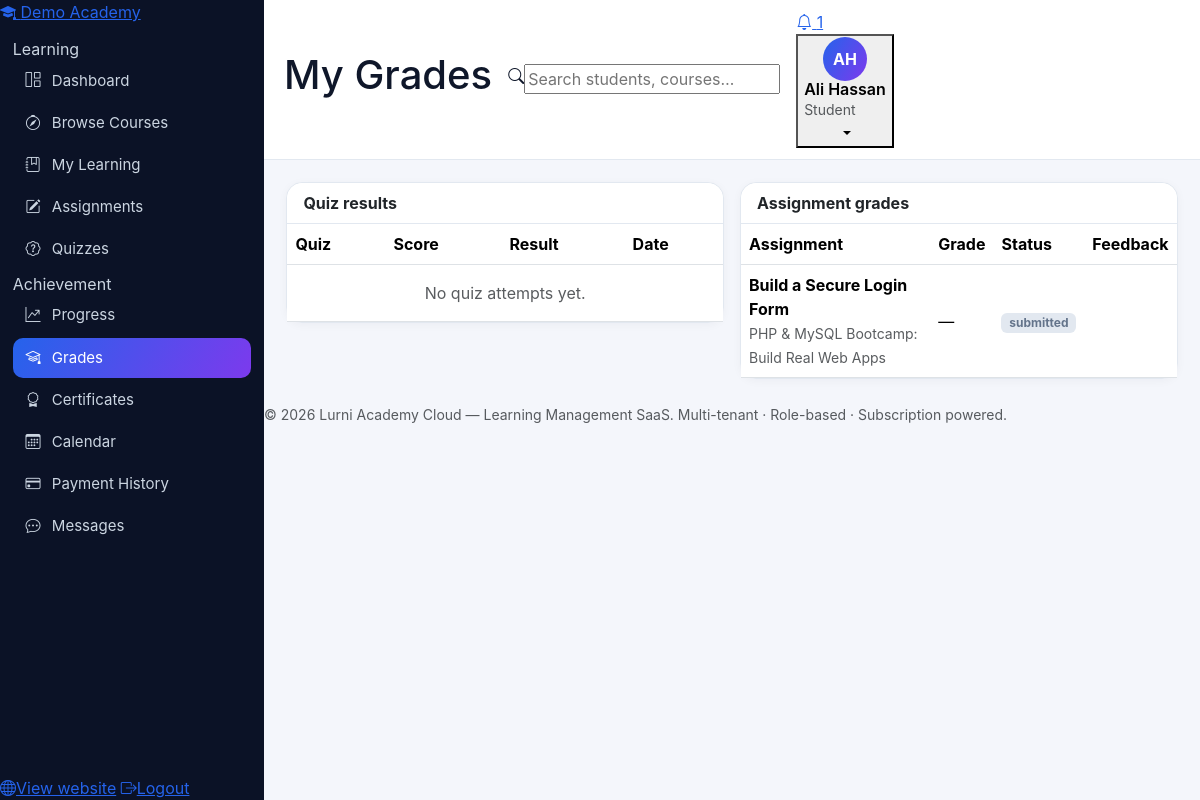
Page /student/grades.php (signed in) on the committed database.
### tables this page shows
CREATE TABLE tenants (
  id INT UNSIGNED AUTO_INCREMENT PRIMARY KEY,
  name VARCHAR(160) NOT NULL,
  slug VARCHAR(160) NOT NULL UNIQUE,
  org_type ENUM('academy','school','university','training_center','individual') NOT NULL DEFAULT 'academy',
  email VARCHAR(190) NULL,
  phone VARCHAR(40) NULL,
  website VARCHAR(190) NULL,
  country VARCHAR(80) NULL,
  logo VARCHAR(255) NULL,
  status ENUM('active','suspended','cancelled') NOT NULL DEFAULT 'active',
  created_at DATETIME NOT NULL DEFAULT CURRENT_TIMESTAMP,
  updated_at DATETIME NOT NULL DEFAULT CURRENT_TIMESTAMP ON UPDATE CURRENT_TIMESTAMP
);

CREATE TABLE submissions (
  id INT UNSIGNED AUTO_INCREMENT PRIMARY KEY,
  tenant_id INT UNSIGNED NOT NULL,
  assignment_id INT UNSIGNED NOT NULL,
  student_id INT UNSIGNED NOT NULL,
  attempt_no SMALLINT NOT NULL DEFAULT 1,
  content TEXT NULL,
  file_path VARCHAR(255) NULL,
  status ENUM('submitted','graded','late') NOT NULL DEFAULT 'submitted',
  grade DECIMAL(6,2) NULL,
  feedback TEXT NULL,
  graded_by INT UNSIGNED NULL,
  submitted_at DATETIME NOT NULL DEFAULT CURRENT_TIMESTAMP,
  graded_at DATETIME NULL,
  KEY idx_subm_assignment_student (assignment_id, student_id),
  CONSTRAINT fk_subm_tenant FOREIGN KEY (tenant_id) REFERENCES tenants(id) ON DELETE CASCADE,
  CONSTRAINT fk_subm_assignment FOREIGN KEY (assignment_id) REFERENCES assignments(id) ON DELETE CASCADE,
  CONSTRAINT fk_subm_student FOREIGN KEY (student_id) REFERENCES students(id) ON DELETE CASCADE
);

CREATE TABLE assignments (
  id INT UNSIGNED AUTO_INCREMENT PRIMARY KEY,
  tenant_id INT UNSIGNED NOT NULL,
  course_id INT UNSIGNED NOT NULL,
  created_by INT UNSIGNED NULL,
  title VARCHAR(190) NOT NULL,
  instructions TEXT NULL,
  due_date DATETIME NULL,
  max_points SMALLINT NOT NULL DEFAULT 100,
  allow_resubmission TINYINT(1) NOT NULL DEFAULT 0,
  created_at DATETIME NOT NULL DEFAULT CURRENT_TIMESTAMP,
  CONSTRAINT fk_asg_tenant FOREIGN KEY (tenant_id) REFERENCES tenants(id) ON DELETE CASCADE,
  CONSTRAINT fk_asg_course FOREIGN KEY (course_id) REFERENCES courses(id) ON DELETE CASCADE
);

CREATE TABLE courses (
  id INT UNSIGNED AUTO_INCREMENT PRIMARY KEY,
  tenant_id INT UNSIGNED NOT NULL,
  instructor_id INT UNSIGNED NULL,
  category_id INT UNSIGNED NULL,
  title VARCHAR(190) NOT NULL,
  slug VARCHAR(190) NOT NULL,
  subtitle VARCHAR(255) NULL,
  description TEXT NULL,
  objectives TEXT NULL,
  requirements TEXT NULL,
  thumbnail VARCHAR(255) NULL,
  level ENUM('beginner','intermediate','advanced','all_levels') NOT NULL DEFAULT 'beginner',
  price DECIMAL(10,2) NOT NULL DEFAULT 0,
  old_price DECIMAL(10,2) NULL,
  language VARCHAR(60) NOT NULL DEFAULT 'English',
  rating DECIMAL(3,2) NOT NULL DEFAULT 0,
  status ENUM('draft','published','archived') NOT NULL DEFAULT 'draft',
  approval_status ENUM('pending','approved','rejected') NOT NULL DEFAULT 'approved',
  visibility ENUM('public','unlisted','private') NOT NULL DEFAULT 'public',
  is_featured TINYINT(1) NOT NULL DEFAULT 0,
  duration_minutes INT UNSIGNED NOT NULL DEFAULT 0,
  created_at DATETIME NOT NULL DEFAULT CURRENT_TIMESTAMP,
  updated_at DATETIME NOT NULL DEFAULT CURRENT_TIMESTAMP ON UPDATE CURRENT_TIMESTAMP,
  UNIQUE KEY uq_course_tenant_slug (tenant_id, slug),
  INDEX idx_course_tenant_status (tenant_id, status),
  CONSTRAINT fk_course_tenant FOREIGN KEY (tenant_id) REFERENCES tenants(id) ON DELETE CASCADE,
  CONSTRAINT fk_course_instructor FOREIGN KEY (instructor_id) REFERENCES instructors(id) ON DELETE SET NULL,
  CONSTRAINT fk_course_category FOREIGN KEY (category_id) REFERENCES categories(id) ON DELETE SET NULL
);

### includes/functions.php (called while the page is built, shortened)
<?php
function e(?string $v): string { return htmlspecialchars($v ?? '', ENT_QUOTES, 'UTF-8'); }
function current_user(): ?array { return $_SESSION['user'] ?? null; }

### includes/auth.php (called while the page is built, shortened)
<?php
require_once __DIR__ . '/functions.php';
function role_home(string $role): string {
    return match ($role) {
        'super_admin' => '/super-admin/index.php',
        'admin'       => '/admin/dashboard.php',
        'instructor'  => '/instructor/dashboard.php',
        'student'     => '/student/dashboard.php',
        default       => '/index.php',
    };
}

### student/grades.php (the view, shortened to what this page needs)
<?php
require_once __DIR__ . '/../includes/auth.php';
$me = require_role(['student']);
$pdo = db(); check_tenant_active($pdo);
$tid = require_tenant();
$pageTitle = 'My Grades'; $active = 'grades';
$s = $pdo->prepare('SELECT id FROM students WHERE user_id=? AND tenant_id=?');
$s->execute([$me['id'], $tid]); $sid = (int)$s->fetchColumn();
$s = $pdo->prepare("SELECT a.*, qz.title, c.title AS course_title FROM quiz_attempts a
    JOIN quizzes qz ON qz.id=a.quiz_id JOIN courses c ON c.id=qz.course_id
    WHERE a.student_id=? AND a.tenant_id=? ORDER BY a.submitted_at DESC");
$s->execute([$sid, $tid]); $quizRows = $s->fetchAll();
$s = $pdo->prepare("SELECT s.*, a.title AS assignment_title, a.max_points, c.title AS course_title FROM submissions s
    JOIN assignments a ON a.id=s.assignment_id JOIN courses c ON c.id=a.course_id
    WHERE s.student_id=? AND s.tenant_id=? ORDER BY s.submitted_at DESC");
$s->execute([$sid, $tid]); $subRows = $s->fetchAll();
require __DIR__ . '/../includes/header.php';
?>
<div class="row g-3">
  <div class="col-xl-6"><div class="card"><div class="card-header bg-white fw-bold">Quiz results</div>
    <div class="table-responsive"><table class="table table-hover align-middle mb-0">
      <thead><tr><th>Quiz</th><th>Score</th><th>Result</th><th>Date</th></tr></thead><tbody>
      <?php if (!$quizRows): ?><tr><td colspan="4" class="text-center text-muted py-3">No quiz attempts yet.</td></tr><?php endif; ?>
      </tbody></table></div></div></div>
  <div class="col-xl-6"><div class="card"><div class="card-header bg-white fw-bold">Assignment grades</div>
    <div class="table-responsive"><table class="table table-hover align-middle mb-0">
      <thead><tr><th>Assignment</th><th>Grade</th><th>Status</th><th>Feedback</th></tr></thead><tbody>
      <?php foreach ($subRows as $r): ?>
      <tr><td><strong><?= e($r['assignment_title']) ?></strong><br><small class="text-muted"><?= e($r['course_title']) ?></small></td>
        <td><?= $r['grade'] !== null ? '<strong>' . rtrim(rtrim(number_format((float)$r['grade'], 2), '0'), '.') . '</strong> / ' . (int)$r['max_points'] : '—' ?></td>
        <td><span class="badge bg-<?= $r['status'] === 'graded' ? 'success' : 'secondary' ?>-subtle text-<?= $r['status'] === 'graded' ? 'success' : 'secondary' ?>"><?= e($r['status']) ?></span></td>
        <td><small><?= e($r['feedback'] ?? '') ?></small></td></tr>
      <?php endforeach; ?>
      </tbody></table></div></div></div>
</div>
<?php require __DIR__ . '/../includes/footer.php'; ?>

### includes/sidebar.php (shortened to what this page needs)
<?php
$u = current_user();
$role = $u['role'] ?? 'student';
$active = $active ?? '';
$tenantName = $tenantName ?? APP_NAME;
$items = $menus[$role] ?? $menus['student'];
?>
<aside class="sidebar" id="appSidebar">
  <a class="sidebar-brand" href="<?= e(role_home($role)) ?>">
    <span class="brand-mark"><i class="bi bi-mortarboard-fill"></i></span>
    <span class="brand-text"><?= e($tenantName) ?></span>
  </a>
  <nav class="sidebar-nav">
    <?php foreach ($items as $item): ?>
      <?php if (isset($item['section'])): ?>
        <div class="nav-section"><?= e($item['section']) ?></div>
      <?php else: ?>
        <a class="nav-link-app <?= $active === $item['key'] ? 'active' : '' ?>" href="<?= e($item['href']) ?>">
          <i class="bi <?= e($item['icon']) ?>"></i><span><?= e($item['label']) ?></span>
        </a>
      <?php endif; ?>
    <?php endforeach; ?>
  </nav>
  <div class="sidebar-foot">
    <a class="nav-link-app" href="/index.php"><i class="bi bi-globe"></i><span>View website</span></a>
    <a class="nav-link-app" href="/auth/logout.php"><i class="bi bi-box-arrow-right"></i><span>Logout</span></a>
  </div>
</aside>

### assets/css/style.css (style rules this page uses)
:root { --blue:#2563eb; --blue-dark:#1d4ed8; --violet:#7c3aed; --violet-soft:#ede9fe; --ink:#0f172a; --muted:#64748b; --line:#e2e8f0; --bg:#f4f6fb; --card:#ffffff; --grad:linear-gradient(120deg,#2563eb 0%,#7c3aed 100%); --grad-soft:linear-gradient(135deg,#dbeafe 0%,#ede9fe 55%,#ffffff 100%); }
body { background:var(--bg);color:var(--ink);font-family:'Inter',system-ui,-apple-system,'Segoe UI',Roboto,sans-serif; }
a { color:var(--blue); }
.sidebar { width:264px;background:#0b1226;color:#cbd5e1;display:flex;flex-direction:column;position:sticky;top:0;height:100vh;flex-shrink:0;z-index:60; }
.sidebar nav { padding:.8rem;overflow-y:auto;flex:1; }
.sidebar nav a { display:flex;align-items:center;gap:.7rem;color:#cbd5e1;text-decoration:none;padding:.55rem .8rem;border-radius:10px;font-size:.94rem;margin-bottom:2px; }
.sidebar nav a.active { background:var(--grad);color:#fff; }
.card { border:1px solid var(--line);border-radius:16px;box-shadow:0 2px 10px rgba(15,23,42,.04); }
.card-header { border-bottom:1px solid var(--line);border-radius:16px 16px 0 0 !important; }
.badge.bg-secondary-subtle { background:#e2e8f0 !important; }
.text-secondary { color:#64748b !important; }

### rows in the picture
tenants: name "Demo Academy"
submissions: assignment.title "Build a Secure Login Form", courses.title "PHP & MySQL Bootcamp: Build Real Web Apps", status "submitted"

### other values in the picture
$item['section'] "Learning"
$item['label'] "Dashboard"
$item['label'] "Browse Courses"
$item['label'] "My Learning"
$item['label'] "Assignments"
$item['label'] "Quizzes"
$item['section'] "Achievement"
$item['label'] "Progress"
$item['label'] "Grades"
$item['label'] "Certificates"
$item['label'] "Calendar"
$item['label'] "Payment History"
$item['label'] "Messages"
$pageTitle "My Grades"
$unread "1"
